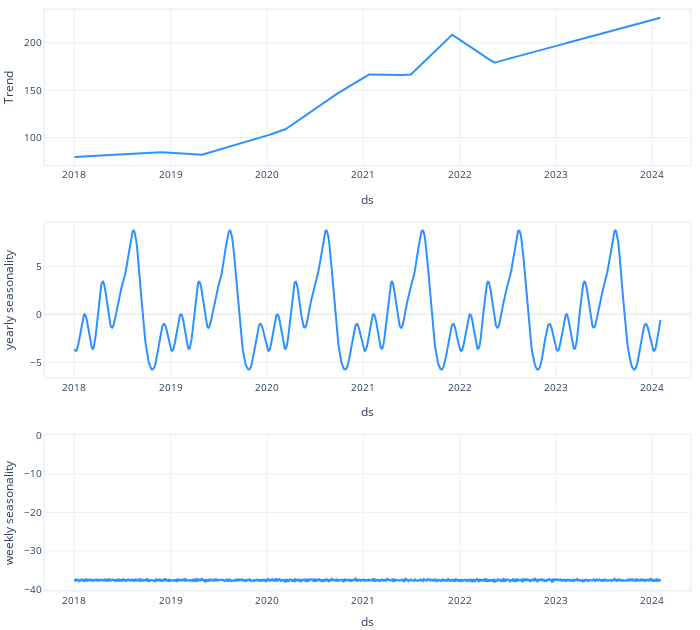

Notebook cell for this chart:
### Code cell
# plot components
fig_components1 = m1.plot_components(forecast_m1, plotting_backend="plotly")
fig_components1.show()

### Figure 1 — Plotly figure (JSON) as saved in the notebook; plotly's stock layout.template omitted (floating-point values rounded to 4 significant figures; data arrays with more than 128 entries replaced by an {"elided": "..."} marker saying what was removed)
{"data": [{"line": {"color": "#2d92ff", "width": 2}, "mode": "lines", "name": "Trend", "showlegend": false, "type": "scatter", "x": {"elided": "1533 str values"}, "xaxis": "x", "y": {"elided": "1533 float values"}, "yaxis": "y"}, {"line": {"color": "#2d92ff", "width": 2}, "mode": "lines", "name": "yearly seasonality", "showlegend": false, "type": "scatter", "x": {"elided": "1533 str values"}, "xaxis": "x2", "y": {"elided": "1533 float values"}, "yaxis": "y2"}, {"line": {"color": "#2d92ff", "width": 2}, "mode": "lines", "name": "weekly seasonality", "showlegend": false, "type": "scatter", "x": {"elided": "1533 str values"}, "xaxis": "x3", "y": {"elided": "1533 float values"}, "yaxis": "y3"}], "layout": {"autosize": true, "font": {"size": 10}, "height": 630, "hovermode": "x unified", "legend": {"traceorder": "reversed", "y": 0.1}, "margin": {"b": 0, "l": 0, "pad": 0, "r": 10, "t": 10}, "title": {"font": {"size": 12}}, "width": 700, "xaxis": {"anchor": "y", "domain": [0, 1], "linewidth": 1.5, "mirror": true, "range": ["2017-09-12T00:00:00", "2024-05-23T00:00:00"], "showline": true, "title": {"text": "ds"}, "type": "date"}, "xaxis2": {"anchor": "y2", "domain": [0, 1], "linewidth": 1.5, "mirror": true, "range": ["2017-09-12T00:00:00", "2024-05-23T00:00:00"], "showline": true, "title": {"text": "ds"}, "type": "date"}, "xaxis3": {"anchor": "y3", "domain": [0, 1], "linewidth": 1.5, "mirror": true, "range": ["2017-09-12T00:00:00", "2024-05-23T00:00:00"], "showline": true, "title": {"text": "ds"}, "type": "date"}, "yaxis": {"anchor": "x", "domain": [0.7333, 1], "linewidth": 1.5, "mirror": true, "rangemode": "normal", "showline": true, "title": {"text": "Trend"}}, "yaxis2": {"anchor": "x2", "domain": [0.3667, 0.6333], "linewidth": 1.5, "mirror": true, "rangemode": "tozero", "showline": true, "title": {"text": "yearly seasonality"}}, "yaxis3": {"anchor": "x3", "domain": [0, 0.2667], "linewidth": 1.5, "mirror": true, "rangemode": "tozero", "showline": true, "title": {"text": "weekly seasonality"}}}}
